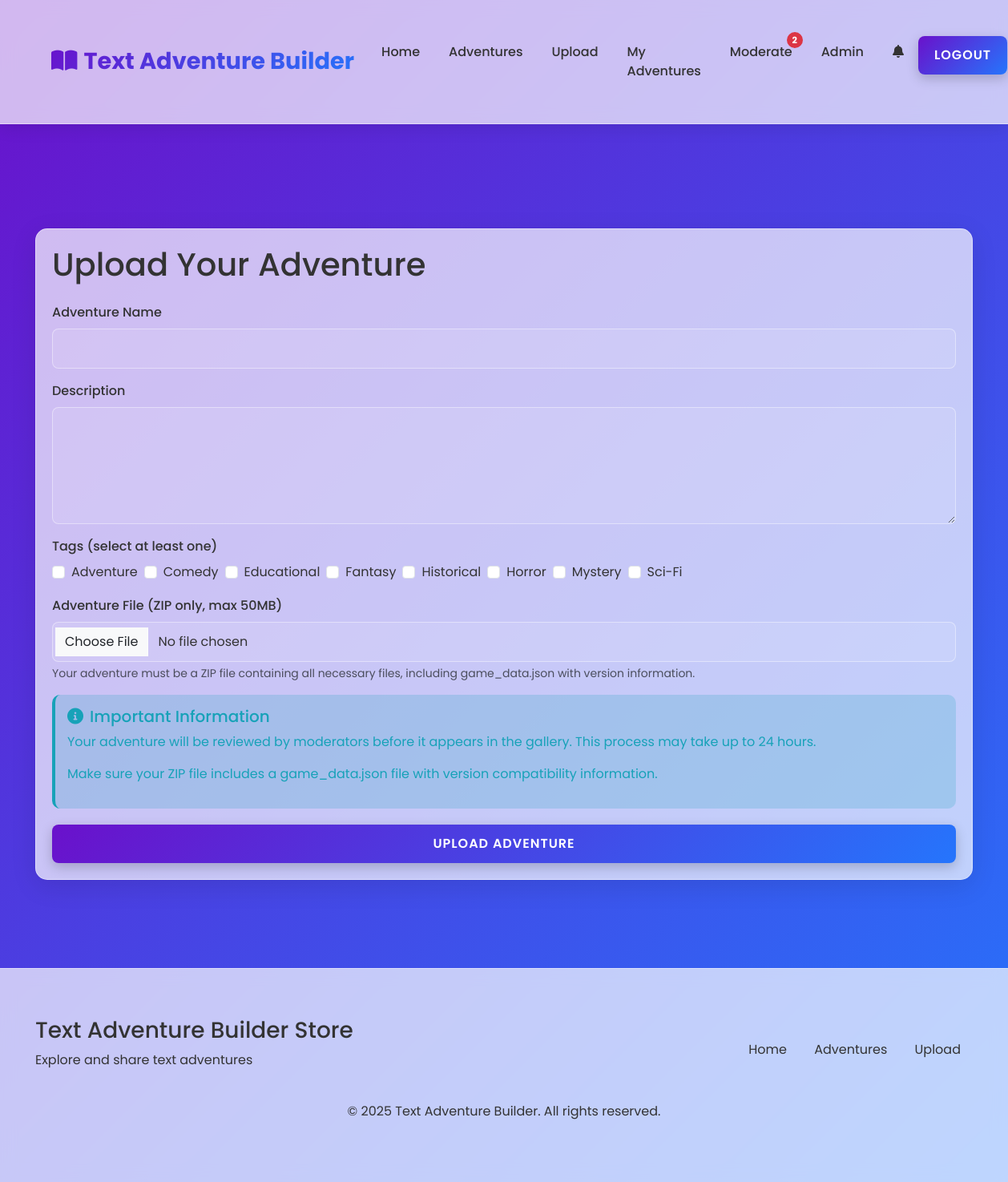
Screenshot of /upload (signed in) with the database file from the repository.
### tables this page shows
CREATE TABLE tags (
    id INTEGER PRIMARY KEY AUTOINCREMENT,
    name TEXT UNIQUE NOT NULL
);

### app.py (the view, shortened to what this page needs)
@app.route('/upload', methods=['GET', 'POST'])
@login_required
def upload_adventure():
    conn = get_db_connection()
    tags = conn.execute('SELECT id, name FROM tags ORDER BY name').fetchall()
    conn.close()
    return render_template('upload.html', tags=tags)

### app.py (called while the page is built)
def get_db_connection():
    conn = sqlite3.connect(app.config['DATABASE'])
    conn.row_factory = sqlite3.Row
    return conn

def login_required(f):
    @wraps(f)
    def decorated_function(*args, **kwargs):
        if 'user_id' not in session:
            flash('Please log in to access this page', 'error')
            return redirect(url_for('login', next=request.url))
        return f(*args, **kwargs)
    return decorated_function

def get_site_settings():
    conn = get_db_connection()
    settings = {}
    for row in conn.execute('SELECT setting_name, setting_value FROM site_settings').fetchall():
        settings[row['setting_name']] = row['setting_value']
    conn.close()
    return settings

def get_pending_moderation_count():
    if 'user_id' not in session:
        return 0
    conn = get_db_connection()
    user = conn.execute('SELECT role FROM users WHERE id = ?', (session['user_id'],)).fetchone()
    if user and user['role'] in ['admin', 'moderator']:
        count = conn.execute('SELECT COUNT(*) as count FROM adventures WHERE approved = 0').fetchone()['count']
    else:
        count = 0
    conn.close()
    return count

@app.context_processor
def inject_settings():
    settings = get_site_settings()
    pending_count = get_pending_moderation_count()
    return dict(settings=settings, pending_moderation_count=pending_count)

### templates/upload.html (shortened to what this page needs)
{% extends 'base.html' %}
{% block content %}
<section class="mt-4 fade-in">
    <div class="glass-panel">
        <h1 class="mb-4">Upload Your Adventure</h1>
        <form action="{{ url_for('upload_adventure') }}" method="post" enctype="multipart/form-data">
            <div class="mb-3">
                <label for="name" class="form-label">Adventure Name</label>
                <input type="text" class="form-control" id="name" name="name" required>
            </div>
            <div class="mb-3">
                <label for="description" class="form-label">Description</label>
                <textarea class="form-control" id="description" name="description" rows="5" required></textarea>
            </div>
            <div class="mb-3">
                <label class="form-label">Tags (select at least one)</label>
                <div class="d-flex flex-wrap gap-2">
                    {% for tag in tags %}
                        <div class="form-check">
                            <input class="form-check-input" type="checkbox" name="tags" value="{{ tag.id }}" id="tag-{{ tag.id }}">
                            <label class="form-check-label" for="tag-{{ tag.id }}">{{ tag.name }}</label>
                        </div>
                    {% endfor %}
                </div>
            </div>
            <div class="mb-3">
                <label for="adventure-file" class="form-label">Adventure File (ZIP only, max 50MB)</label>
                <input type="file" class="form-control" id="adventure-file" name="adventure_file" accept=".zip" required>
                <div class="form-text">Your adventure must be a ZIP file containing all necessary files, including game_data.json with version information.</div>
            </div>
            <div class="alert alert-info">
                <h5><i class="fas fa-info-circle me-2"></i>Important Information</h5>
                <p>Your adventure will be reviewed by moderators before it appears in the gallery. This process may take up to 24 hours.</p>
                <p>Make sure your ZIP file includes a game_data.json file with version compatibility information.</p>
            </div>
            <div class="d-grid gap-2">
                <button type="submit" class="btn-3d">Upload Adventure</button>
            </div>
        </form>
    </div>
</section>
{% endblock %}

### static/css/style.css (style rules this page uses)
:root { --primary-color: #6a11cb; --secondary-color: #2575fc; --text-color: #333; --text-light: #fff; --bg-color: #f5f7fa; --card-bg: rgba(255, 255, 255, 0.7); --card-border: rgba(255, 255, 255, 0.4); --card-shadow: rgba(0, 0, 0, 0.1); --success-color: #28a745; --danger-color: #dc3545; --warning-color: #ffc107; --info-color: #17a2b8; }
* { margin: 0; padding: 0; box-sizing: border-box; }
body { font-family: 'Poppins', sans-serif; background: var(--bg-color); color: var(--text-color); min-height: 100vh; background-image: linear-gradient(135deg, var(--primary-color) 0%, var(--secondary-color) 100%); background-attachment: fixed; transition: all 0.3s ease; }
.glass-panel { background: var(--card-bg); border-radius: 15px; backdrop-filter: blur(10px); border: 1px solid var(--card-border); box-shadow: 0 8px 32px 0 var(--card-shadow); padding: 20px; margin-bottom: 30px; transition: transform 0.3s ease, box-shadow 0.3s ease; }
.btn-3d { position: relative; display: inline-block; padding: 12px 20px; background: linear-gradient(135deg, var(--primary-color) 0%, var(--secondary-color) 100%); color: var(--text-light); border-radius: 8px; border: none; font-weight: 600; text-transform: uppercase; letter-spacing: 1px; cursor: pointer; box-shadow: 0 5px 15px rgba(0, 0, 0, 0.2); transition: all 0.3s ease; text-decoration: none; text-align: center; }
.form-control { background: rgba(255, 255, 255, 0.1); border: 1px solid var(--card-border); border-radius: 8px; padding: 12px 15px; color: var(--text-color); transition: all 0.3s ease; }
.form-label { font-weight: 500; margin-bottom: 8px; }
.alert { border-radius: 10px; padding: 15px; margin-bottom: 20px; border: none; }
.alert-info { background-color: rgba(23, 162, 184, 0.2); border-left: 4px solid var(--info-color); color: var(--info-color); }
.fade-in { animation: fadeIn 0.5s ease forwards; }

### rows the page displays
tags: name "Adventure"
tags: name "Comedy"
tags: name "Educational"
tags: name "Fantasy"
tags: name "Historical"
tags: name "Horror"
tags: name "Mystery"
tags: name "Sci-Fi"

### other values shown
{{ pending_moderation_count }} "2"
